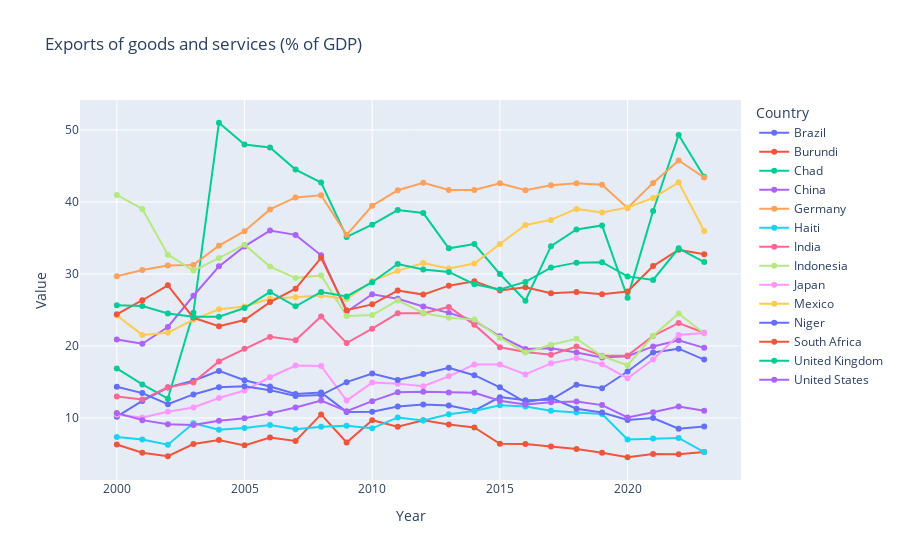

This figure's notebook cell:
### Markdown cell above
## Exports of Goods and Services:  
Hypothesis - Developed countries are generally more advanced in trade and technology and earn more from exports compared to developing and underdeveloped nations that rely more on imports. Over time, exports should increase to align with SDG 9: Industry, Innovation and Infrastructure and SDG 8: Decent work and Economic growth.  
Observation - The top exporting nations are Germany, UK, and Mexico. Over time, there are slight variations in exports across all nations.

### Code cell
plot_data(indicators_filtered[5])

### Figure 1 — Plotly figure (JSON) as saved in the notebook; plotly's stock layout.template omitted (floating-point values rounded to 4 significant figures)
{"data": [{"hovertemplate": "Country Name=Brazil<br>Year=%{x}<br>Value=%{y}<extra></extra>", "legendgroup": "Brazil", "line": {"color": "#636efa", "dash": "solid"}, "marker": {"symbol": "circle"}, "mode": "lines+markers", "name": "Brazil", "orientation": "v", "showlegend": true, "type": "scatter", "x": [2000, 2001, 2002, 2003, 2004, 2005, 2006, 2007, 2008, 2009, 2010, 2011, 2012, 2013, 2014, 2015, 2016, 2017, 2018, 2019, 2020, 2021, 2022, 2023], "xaxis": "x", "y": [10.19, 12.37, 14.23, 15.18, 16.55, 15.24, 14.37, 13.33, 13.53, 10.85, 10.87, 11.58, 11.88, 11.74, 11.01, 12.9, 12.47, 12.52, 14.63, 14.12, 16.45, 19.11, 19.63, 18.11], "yaxis": "y"}, {"hovertemplate": "Country Name=Burundi<br>Year=%{x}<br>Value=%{y}<extra></extra>", "legendgroup": "Burundi", "line": {"color": "#EF553B", "dash": "solid"}, "marker": {"symbol": "circle"}, "mode": "lines+markers", "name": "Burundi", "orientation": "v", "showlegend": true, "type": "scatter", "x": [2000, 2001, 2002, 2003, 2004, 2005, 2006, 2007, 2008, 2009, 2010, 2011, 2012, 2013, 2014, 2015, 2016, 2017, 2018, 2019, 2020, 2021, 2022, 2023], "xaxis": "x", "y": [6.319, 5.179, 4.686, 6.381, 6.953, 6.2, 7.3, 6.8, 10.5, 6.6, 9.7, 8.8, 9.696, 9.095, 8.696, 6.417, 6.385, 6.027, 5.686, 5.172, 4.549, 5.0, 4.971, 5.263], "yaxis": "y"}, {"hovertemplate": "Country Name=Chad<br>Year=%{x}<br>Value=%{y}<extra></extra>", "legendgroup": "Chad", "line": {"color": "#00cc96", "dash": "solid"}, "marker": {"symbol": "circle"}, "mode": "lines+markers", "name": "Chad", "orientation": "v", "showlegend": true, "type": "scatter", "x": [2000, 2001, 2002, 2003, 2004, 2005, 2006, 2007, 2008, 2009, 2010, 2011, 2012, 2013, 2014, 2015, 2016, 2017, 2018, 2019, 2020, 2021, 2022, 2023], "xaxis": "x", "y": [16.89, 14.67, 12.69, 24.63, 51.01, 47.98, 47.58, 44.5, 42.69, 35.14, 36.85, 38.88, 38.47, 33.57, 34.16, 30.0, 26.3, 33.87, 36.19, 36.74, 26.72, 38.75, 49.32, 43.5], "yaxis": "y"}, {"hovertemplate": "Country Name=China<br>Year=%{x}<br>Value=%{y}<extra></extra>", "legendgroup": "China", "line": {"color": "#ab63fa", "dash": "solid"}, "marker": {"symbol": "circle"}, "mode": "lines+markers", "name": "China", "orientation": "v", "showlegend": true, "type": "scatter", "x": [2000, 2001, 2002, 2003, 2004, 2005, 2006, 2007, 2008, 2009, 2010, 2011, 2012, 2013, 2014, 2015, 2016, 2017, 2018, 2019, 2020, 2021, 2022, 2023], "xaxis": "x", "y": [20.89, 20.31, 22.64, 26.98, 31.06, 33.83, 36.04, 35.43, 32.6, 24.75, 27.19, 26.57, 25.49, 24.6, 23.51, 21.35, 19.58, 19.69, 19.11, 18.41, 18.59, 19.94, 20.79, 19.74], "yaxis": "y"}, {"hovertemplate": "Country Name=Germany<br>Year=%{x}<br>Value=%{y}<extra></extra>", "legendgroup": "Germany", "line": {"color": "#FFA15A", "dash": "solid"}, "marker": {"symbol": "circle"}, "mode": "lines+markers", "name": "Germany", "orientation": "v", "showlegend": true, "type": "scatter", "x": [2000, 2001, 2002, 2003, 2004, 2005, 2006, 2007, 2008, 2009, 2010, 2011, 2012, 2013, 2014, 2015, 2016, 2017, 2018, 2019, 2020, 2021, 2022, 2023], "xaxis": "x", "y": [29.68, 30.56, 31.19, 31.27, 33.94, 35.95, 38.97, 40.64, 40.94, 35.44, 39.48, 41.63, 42.67, 41.67, 41.68, 42.6, 41.62, 42.33, 42.61, 42.39, 39.17, 42.66, 45.78, 43.4], "yaxis": "y"}, {"hovertemplate": "Country Name=Haiti<br>Year=%{x}<br>Value=%{y}<extra></extra>", "legendgroup": "Haiti", "line": {"color": "#19d3f3", "dash": "solid"}, "marker": {"symbol": "circle"}, "mode": "lines+markers", "name": "Haiti", "orientation": "v", "showlegend": true, "type": "scatter", "x": [2000, 2001, 2002, 2003, 2004, 2005, 2006, 2007, 2008, 2009, 2010, 2011, 2012, 2013, 2014, 2015, 2016, 2017, 2018, 2019, 2020, 2021, 2022, 2023], "xaxis": "x", "y": [7.358, 7.026, 6.284, 9.272, 8.375, 8.607, 9.021, 8.444, 8.791, 8.916, 8.57, 10.08, 9.655, 10.52, 10.97, 11.77, 11.6, 11.0, 10.78, 10.56, 7.003, 7.138, 7.239, 5.271], "yaxis": "y"}, {"hovertemplate": "Country Name=India<br>Year=%{x}<br>Value=%{y}<extra></extra>", "legendgroup": "India", "line": {"color": "#FF6692", "dash": "solid"}, "marker": {"symbol": "circle"}, "mode": "lines+markers", "name": "India", "orientation": "v", "showlegend": true, "type": "scatter", "x": [2000, 2001, 2002, 2003, 2004, 2005, 2006, 2007, 2008, 2009, 2010, 2011, 2012, 2013, 2014, 2015, 2016, 2017, 2018, 2019, 2020, 2021, 2022, 2023], "xaxis": "x", "y": [13.0, 12.56, 14.26, 14.95, 17.86, 19.61, 21.27, 20.8, 24.1, 20.4, 22.4, 24.54, 24.53, 25.43, 22.97, 19.81, 19.16, 18.79, 19.93, 18.66, 18.68, 21.4, 23.2, 21.85], "yaxis": "y"}, {"hovertemplate": "Country Name=Indonesia<br>Year=%{x}<br>Value=%{y}<extra></extra>", "legendgroup": "Indonesia", "line": {"color": "#B6E880", "dash": "solid"}, "marker": {"symbol": "circle"}, "mode": "lines+markers", "name": "Indonesia", "orientation": "v", "showlegend": true, "type": "scatter", "x": [2000, 2001, 2002, 2003, 2004, 2005, 2006, 2007, 2008, 2009, 2010, 2011, 2012, 2013, 2014, 2015, 2016, 2017, 2018, 2019, 2020, 2021, 2022, 2023], "xaxis": "x", "y": [40.98, 39.03, 32.69, 30.48, 32.22, 34.07, 31.03, 29.44, 29.81, 24.16, 24.3, 26.33, 24.59, 23.92, 23.67, 21.16, 19.09, 20.18, 21.0, 18.59, 17.33, 21.42, 24.5, 21.75], "yaxis": "y"}, {"hovertemplate": "Country Name=Japan<br>Year=%{x}<br>Value=%{y}<extra></extra>", "legendgroup": "Japan", "line": {"color": "#FF97FF", "dash": "solid"}, "marker": {"symbol": "circle"}, "mode": "lines+markers", "name": "Japan", "orientation": "v", "showlegend": true, "type": "scatter", "x": [2000, 2001, 2002, 2003, 2004, 2005, 2006, 2007, 2008, 2009, 2010, 2011, 2012, 2013, 2014, 2015, 2016, 2017, 2018, 2019, 2020, 2021, 2022, 2023], "xaxis": "x", "y": [10.46, 10.08, 10.86, 11.47, 12.79, 13.82, 15.66, 17.29, 17.24, 12.42, 14.92, 14.77, 14.41, 15.78, 17.42, 17.44, 16.06, 17.59, 18.31, 17.46, 15.53, 18.13, 21.54, 21.81], "yaxis": "y"}, {"hovertemplate": "Country Name=Mexico<br>Year=%{x}<br>Value=%{y}<extra></extra>", "legendgroup": "Mexico", "line": {"color": "#FECB52", "dash": "solid"}, "marker": {"symbol": "circle"}, "mode": "lines+markers", "name": "Mexico", "orientation": "v", "showlegend": true, "type": "scatter", "x": [2000, 2001, 2002, 2003, 2004, 2005, 2006, 2007, 2008, 2009, 2010, 2011, 2012, 2013, 2014, 2015, 2016, 2017, 2018, 2019, 2020, 2021, 2022, 2023], "xaxis": "x", "y": [24.23, 21.54, 21.85, 23.66, 25.1, 25.49, 26.55, 26.78, 27.02, 26.51, 29.02, 30.44, 31.54, 30.76, 31.46, 34.16, 36.82, 37.51, 39.04, 38.53, 39.24, 40.57, 42.73, 35.98], "yaxis": "y"}, {"hovertemplate": "Country Name=Niger<br>Year=%{x}<br>Value=%{y}<extra></extra>", "legendgroup": "Niger", "line": {"color": "#636efa", "dash": "solid"}, "marker": {"symbol": "circle"}, "mode": "lines+markers", "name": "Niger", "orientation": "v", "showlegend": true, "type": "scatter", "x": [2000, 2001, 2002, 2003, 2004, 2005, 2006, 2007, 2008, 2009, 2010, 2011, 2012, 2013, 2014, 2015, 2016, 2017, 2018, 2019, 2020, 2021, 2022, 2023], "xaxis": "x", "y": [14.34, 13.46, 11.92, 13.27, 14.26, 14.41, 13.87, 13.07, 13.18, 14.98, 16.18, 15.29, 16.1, 16.98, 15.95, 14.27, 12.18, 12.81, 11.3, 10.76, 9.738, 9.994, 8.524, 8.826], "yaxis": "y"}, {"hovertemplate": "Country Name=South Africa<br>Year=%{x}<br>Value=%{y}<extra></extra>", "legendgroup": "South Africa", "line": {"color": "#EF553B", "dash": "solid"}, "marker": {"symbol": "circle"}, "mode": "lines+markers", "name": "South Africa", "orientation": "v", "showlegend": true, "type": "scatter", "x": [2000, 2001, 2002, 2003, 2004, 2005, 2006, 2007, 2008, 2009, 2010, 2011, 2012, 2013, 2014, 2015, 2016, 2017, 2018, 2019, 2020, 2021, 2022, 2023], "xaxis": "x", "y": [24.4, 26.36, 28.43, 23.92, 22.76, 23.6, 26.1, 27.96, 32.25, 24.98, 25.78, 27.7, 27.14, 28.38, 29.0, 27.71, 28.16, 27.34, 27.5, 27.2, 27.58, 31.1, 33.37, 32.75], "yaxis": "y"}, {"hovertemplate": "Country Name=United Kingdom<br>Year=%{x}<br>Value=%{y}<extra></extra>", "legendgroup": "United Kingdom", "line": {"color": "#00cc96", "dash": "solid"}, "marker": {"symbol": "circle"}, "mode": "lines+markers", "name": "United Kingdom", "orientation": "v", "showlegend": true, "type": "scatter", "x": [2000, 2001, 2002, 2003, 2004, 2005, 2006, 2007, 2008, 2009, 2010, 2011, 2012, 2013, 2014, 2015, 2016, 2017, 2018, 2019, 2020, 2021, 2022, 2023], "xaxis": "x", "y": [25.66, 25.55, 24.51, 24.06, 24.07, 25.27, 27.51, 25.51, 27.51, 26.88, 28.86, 31.39, 30.62, 30.29, 28.58, 27.85, 28.9, 30.89, 31.58, 31.63, 29.67, 29.18, 33.57, 31.66], "yaxis": "y"}, {"hovertemplate": "Country Name=United States<br>Year=%{x}<br>Value=%{y}<extra></extra>", "legendgroup": "United States", "line": {"color": "#ab63fa", "dash": "solid"}, "marker": {"symbol": "circle"}, "mode": "lines+markers", "name": "United States", "orientation": "v", "showlegend": true, "type": "scatter", "x": [2000, 2001, 2002, 2003, 2004, 2005, 2006, 2007, 2008, 2009, 2010, 2011, 2012, 2013, 2014, 2015, 2016, 2017, 2018, 2019, 2020, 2021, 2022, 2023], "xaxis": "x", "y": [10.69, 9.703, 9.131, 9.036, 9.629, 9.982, 10.64, 11.46, 12.43, 10.93, 12.34, 13.56, 13.64, 13.55, 13.51, 12.41, 11.89, 12.18, 12.29, 11.79, 10.07, 10.79, 11.6, 11.01], "yaxis": "y"}], "layout": {"legend": {"title": {"text": "Country"}, "tracegroupgap": 0}, "title": {"text": "Exports of goods and services (% of GDP)"}, "xaxis": {"anchor": "y", "domain": [0, 1], "title": {"text": "Year"}}, "yaxis": {"anchor": "x", "domain": [0, 1], "title": {"text": "Value"}}}}
